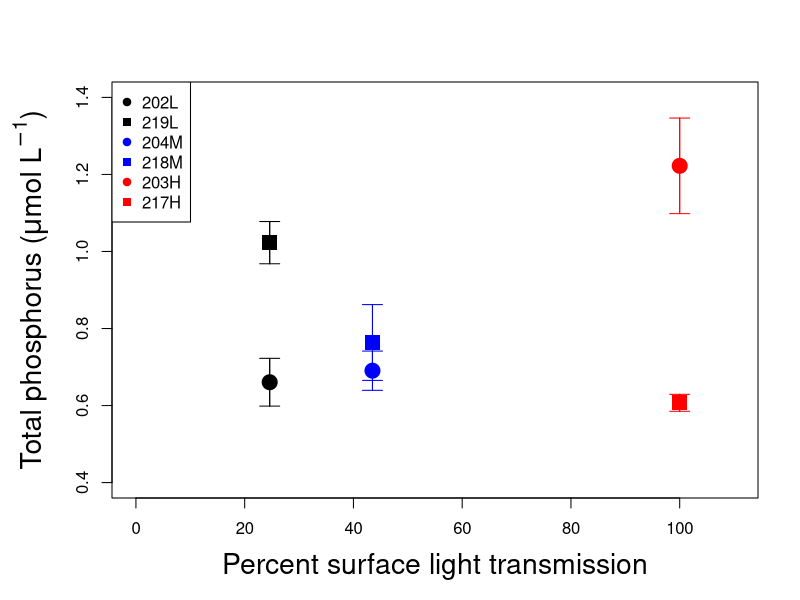
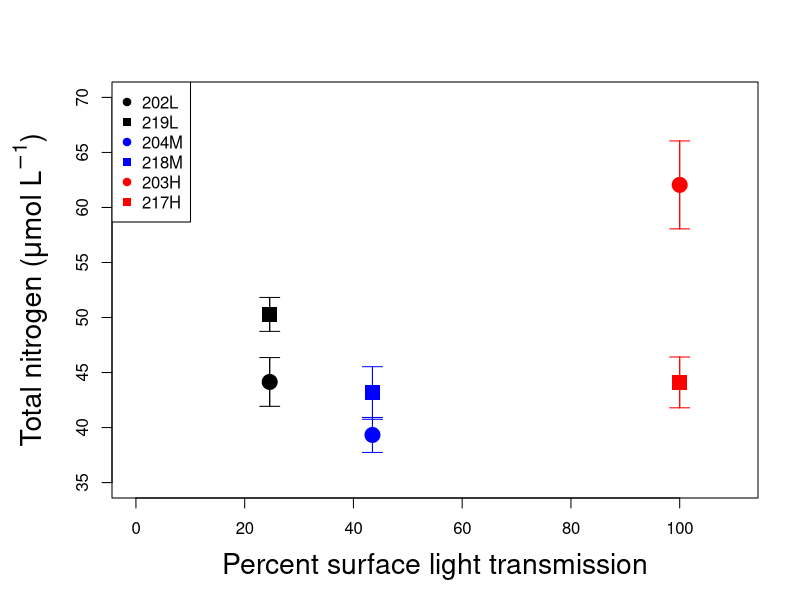

These figures' R source, in order:
### Figure S7 in Yamamichi et al. 
### A shady phytoplankton paradox: When phytoplankton increases under low light

dev.new(width=8,height=6); 
par(mar=c(5, 5.5, 4, 2) + 0.1)
type <- c("202L", "219L", "204M", "218M", "203H", "217H") # Low light = black, mid = blue, 
cols <- c("black", "black", "blue", "blue", "red", "red") # Low light = black, mid = blue, control = red
pchs <- c(19, 15, 19, 15, 19, 15) # Road side: circle (19), canal side: square (15)
percentage <- c(0.246, 0.246, 0.435, 0.435, 1, 1)*100;

## Fig. S7a
# TP vs. light intensity
read.csv("TP.csv",header=FALSE)->y
y1<-t(y[,-1])
y2<-c(mean(y1[,1]), mean(y1[,2]), mean(y1[,3]), mean(y1[,4]), mean(y1[,5]), mean(y1[,6]))
y3<-c(sd(y1[,1])/sqrt(nrow(y1)), sd(y1[,2])/sqrt(nrow(y1)), sd(y1[,3])/sqrt(nrow(y1)), 
	sd(y1[,4])/sqrt(nrow(y1)), sd(y1[,5])/sqrt(nrow(y1)), sd(y1[,6])/sqrt(nrow(y1)))

x<-percentage[1]; y<-y2[1]; z<-y3[1];
plot(x,y,xlim=c(0,110),ylim=c(0.4,1.4),xlab="Percent surface light transmission",ylab=expression(paste("Total phosphorus (", mu, "mol ", L^{-1}, ")")),pch=pchs[1],col=cols[1],cex=2,cex.lab=1.7)
arrows(x, y+z, x, y-z, angle = 90, length = 0.1, col = cols[1])
arrows(x, y-z, x, y+z, angle = 90, length = 0.1, col = cols[1])
legend("topleft", legend = type, pch = pchs, col = cols)

for(i in 2:6){
	x<-percentage[i]; y<-y2[i]; z<-y3[i];
	lines(x,y,pch=pchs[i],col=cols[i],type="p",cex=2)
	arrows(x, y+z, x, y-z, angle = 90, length = 0.1, col = cols[i])
	arrows(x, y-z, x, y+z, angle = 90, length = 0.1, col = cols[i])
}


## Fig. S7b
# TN vs. light intensity
read.csv("TN.csv",header=FALSE)->y
y1<-t(y[,-1])
y2<-c(mean(y1[,1]), mean(y1[,2]), mean(y1[,3]), mean(y1[,4]), mean(y1[,5]), mean(y1[,6]))
y3<-c(sd(y1[,1])/sqrt(nrow(y1)), sd(y1[,2])/sqrt(nrow(y1)), sd(y1[,3])/sqrt(nrow(y1)), 
	sd(y1[,4])/sqrt(nrow(y1)), sd(y1[,5])/sqrt(nrow(y1)), sd(y1[,6])/sqrt(nrow(y1)))

x<-percentage[1]; y<-y2[1]; z<-y3[1];
plot(x,y,xlim=c(0,110),ylim=c(35,70),xlab="Percent surface light transmission",ylab=expression(paste("Total nitrogen (", mu, "mol ", L^{-1}, ")")),pch=pchs[1],col=cols[1],cex=2,cex.lab=1.7)
arrows(x, y+z, x, y-z, angle = 90, length = 0.1, col = cols[1])
arrows(x, y-z, x, y+z, angle = 90, length = 0.1, col = cols[1])
legend("topleft", legend = type, pch = pchs, col = cols)

for(i in 2:6){
	x<-percentage[i]; y<-y2[i]; z<-y3[i];
	lines(x,y,pch=pchs[i],col=cols[i],type="p",cex=2)
	arrows(x, y+z, x, y-z, angle = 90, length = 0.1, col = cols[i])
	arrows(x, y-z, x, y+z, angle = 90, length = 0.1, col = cols[i])
}